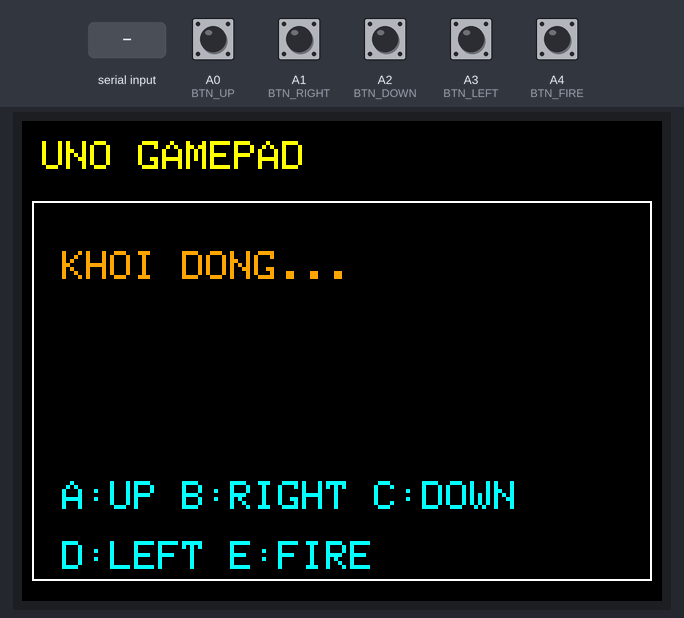
The sketch below on a simulated Arduino Uno, built with avr-gcc and run on an emulated ATmega328P. Shown: 320×240 colour display. Inputs (shaded band) come from the test bench; at power-on: A0 (BTN_UP), A1 (BTN_RIGHT), A2 (BTN_DOWN), A3 (BTN_LEFT), A4 (BTN_FIRE) HIGH.

Above: at 1.4 s.
1.5 s: A0 (BTN_UP) pulled LOW for 0.15 s
At 1.51 s:
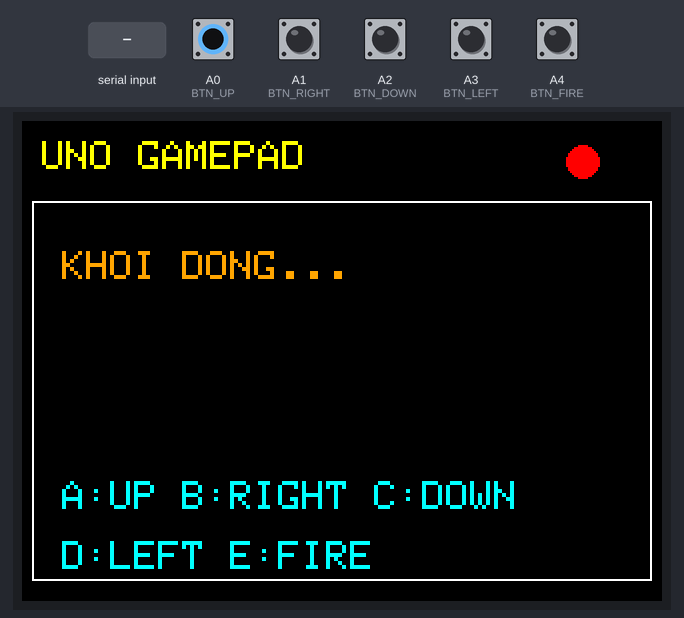
3.1 s: "WIFI_CONNECTED\n" received over the second serial link
At 3.4 s:
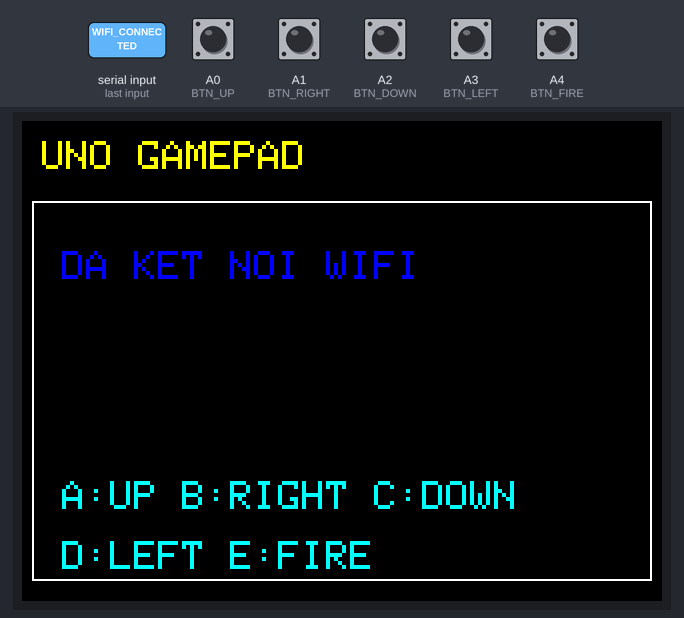
4.6 s: "WS_CONNECTED\n" received over the second serial link
At 5.8 s:
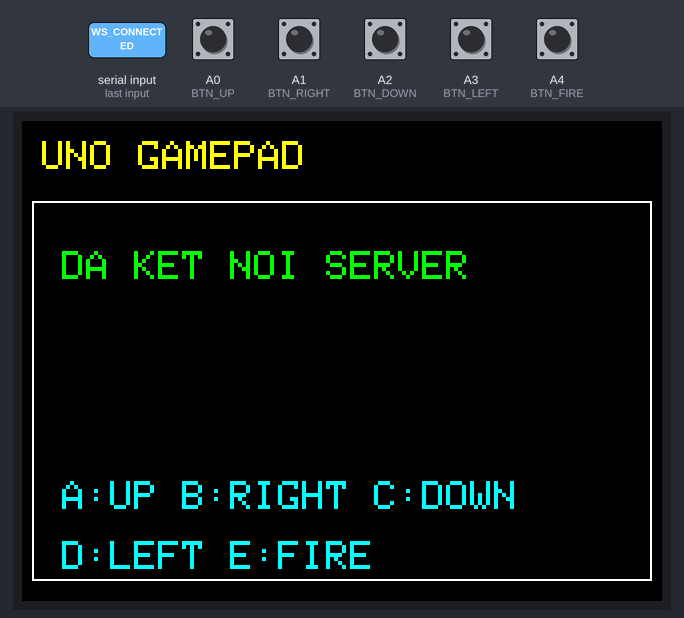
6.1 s: "WS_DISCONNECTED\n" received over the second serial link
At 6.9 s:
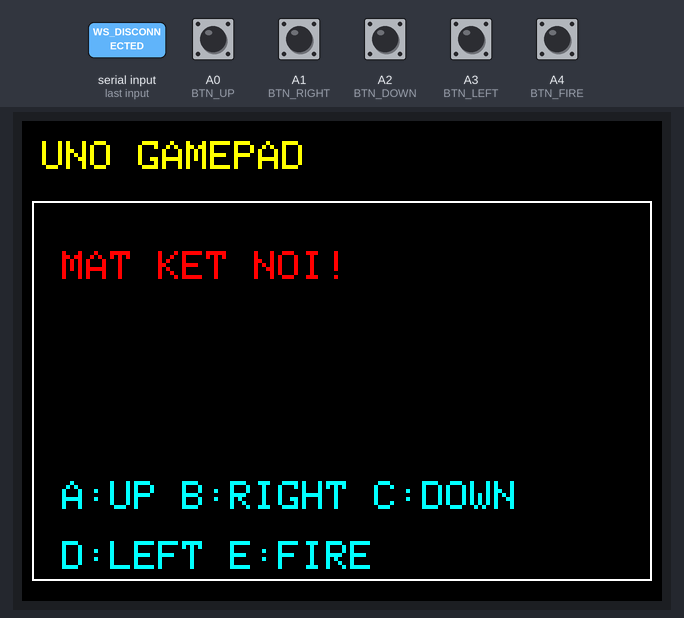
7.6 s: "update\n" received over the second serial link
At 8.0 s:
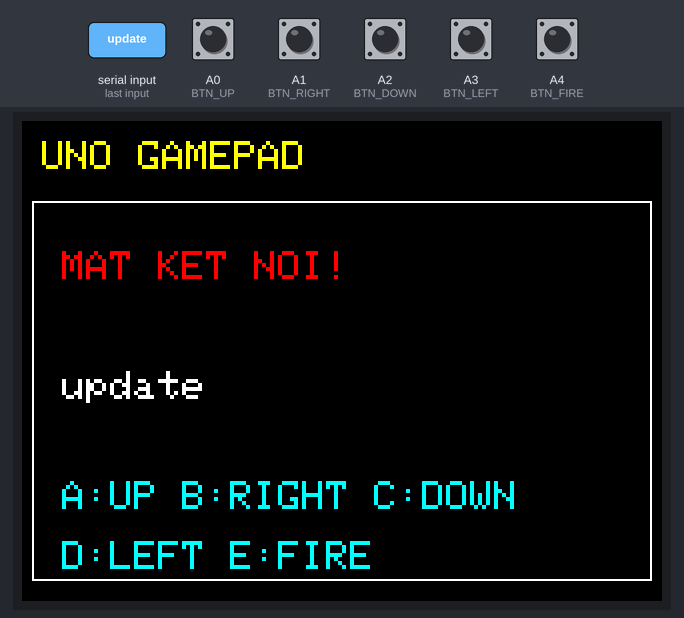
9.1 s: "fight\n" received over the second serial link
At 10.3 s:
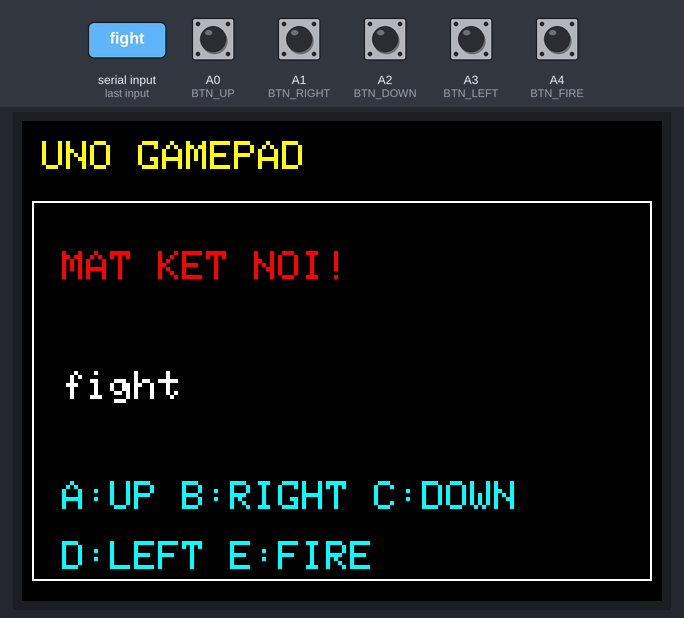
Timing chart, 0 to 11.6 s (numbered marks = the images above; inputs shaded):
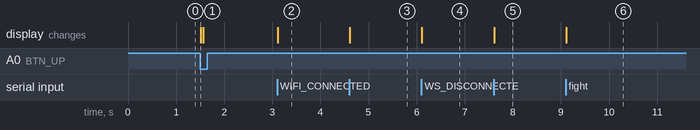

Measured:
- after the input at 1.5 s, the display: changes at once (image 1)
- after the input at 3.1 s, the display: changes at once (image 2)
- after the input at 4.6 s, the display: changes at once (image 3)
- after the input at 6.1 s, the display: changes at once (image 4)
- after the input at 7.6 s, the display: changes at once (image 5)
- after the input at 9.1 s, the display: changes at once (image 6)

The sketch:

ESP32_Gamepad_Client.ino
```cpp
#include <SoftwareSerial.h>
#include <SPI.h>
#include <Adafruit_GFX.h>
#include <Adafruit_ILI9341.h>

// --- GIAO TIẾP VỚI ESP8266 (SoftwareSerial) ---
// Uno Pin 2 (RX) <---nối---> ESP8266 TX
// Uno Pin 3 (TX) <---nối---> ESP8266 RX
SoftwareSerial espSerial(2, 3);

// --- CẤU HÌNH MÀN HÌNH ILI9341 (Hardware SPI) ---
#define TFT_CS   10
#define TFT_DC   9
#define TFT_RST  8
// Chân cố định SPI Uno: MOSI=11, CLK=13, MISO=12
Adafruit_ILI9341 tft = Adafruit_ILI9341(TFT_CS, TFT_DC, TFT_RST);

// --- CẤU HÌNH NÚT BẤM (Dùng chân Analog làm Digital) ---
#define BTN_UP    A0
#define BTN_RIGHT A1
#define BTN_DOWN  A2
#define BTN_LEFT  A3
#define BTN_FIRE  A4

int lastBtn = -1;

void drawUI() {
  tft.fillScreen(ILI9341_BLACK);
  tft.setRotation(3); // Xoay ngang

  tft.setTextColor(ILI9341_YELLOW);
  tft.setTextSize(2);
  tft.setCursor(10, 10);
  tft.println("UNO GAMEPAD");

  tft.drawRect(5, 40, 310, 190, ILI9341_WHITE);

  tft.setTextColor(ILI9341_CYAN);
  tft.setTextSize(2);
  tft.setCursor(20, 180); tft.print("A:UP B:RIGHT C:DOWN");
  tft.setCursor(20, 210); tft.print("D:LEFT E:FIRE");
}

void drawStatus(String status, uint16_t color) {
  tft.fillRect(10, 60, 300, 30, ILI9341_BLACK);
  tft.setCursor(20, 65);
  tft.setTextColor(color);
  tft.setTextSize(2);
  tft.println(status);
}

void drawScore(String scoreText) {
  tft.fillRect(10, 120, 300, 30, ILI9341_BLACK);
  tft.setCursor(20, 125);
  tft.setTextColor(ILI9341_WHITE);
  tft.setTextSize(2);
  tft.println(scoreText);
}

void setup() {
  Serial.begin(115200); // Debug máy tính
  espSerial.begin(9600); // Giao tiếp ESP8266 (Baudrate thấp để ổn định)

  // 1. Màn hình
  tft.begin();
  drawUI();
  drawStatus("KHOI DONG...", ILI9341_ORANGE);

  // 2. Nút bấm (INPUT_PULLUP)
  pinMode(BTN_UP, INPUT_PULLUP);
  pinMode(BTN_RIGHT, INPUT_PULLUP);
  pinMode(BTN_DOWN, INPUT_PULLUP);
  pinMode(BTN_LEFT, INPUT_PULLUP);
  pinMode(BTN_FIRE, INPUT_PULLUP);
}

void loop() {
  // --- 1. NHẬN DỮ LIỆU TỪ ESP (Server -> ESP -> Uno) ---
  if (espSerial.available()) {
    String data = espSerial.readStringUntil('\n');
    data.trim();

    // Xử lý các thông báo từ ESP
    if (data == "WIFI_CONNECTED") {
      drawStatus("DA KET NOI WIFI", ILI9341_BLUE);
    }
    else if (data == "WS_CONNECTED") {
      drawStatus("DA KET NOI SERVER", ILI9341_GREEN);
    }
    else if (data == "WS_DISCONNECTED") {
      drawStatus("MAT KET NOI!", ILI9341_RED);
    }
    // Xử lý điểm số hoặc thông tin game
    else if (data.startsWith("update") || data.startsWith("fight") || data.startsWith("reflex")) {
       if(data.length() > 20) data = data.substring(0, 20); // Cắt ngắn nếu dài quá
       drawScore(data);
    }
    else if (data.indexOf("win") != -1) {
       drawStatus("CHIEN THANG !!!", ILI9341_MAGENTA);
    }
  }

  // --- 2. GỬI LỆNH TỪ NÚT BẤM (Uno -> ESP -> Server) ---
  int currentBtn = -1;

  if (digitalRead(BTN_UP) == LOW)    currentBtn = 0; // A
  else if (digitalRead(BTN_RIGHT) == LOW) currentBtn = 1; // B
  else if (digitalRead(BTN_DOWN) == LOW)  currentBtn = 2; // C
  else if (digitalRead(BTN_LEFT) == LOW)  currentBtn = 3; // D
  else if (digitalRead(BTN_FIRE) == LOW)  currentBtn = 99; // E (Fire)

  if (currentBtn != -1) {
    if (currentBtn != lastBtn) {
      // Gửi chuỗi lệnh sang ESP qua SoftwareSerial
      if (currentBtn == 99) espSerial.println("pad:fire");
      else espSerial.println("pad:" + String(currentBtn));

      // Hiệu ứng nháy ô trên màn hình
      tft.fillCircle(280, 20, 8, ILI9341_RED);
      delay(50);
      tft.fillCircle(280, 20, 8, ILI9341_BLACK);
    }
    lastBtn = currentBtn;
    delay(50); // Chống rung phím
  } else {
    lastBtn = -1;
  }
}
```
